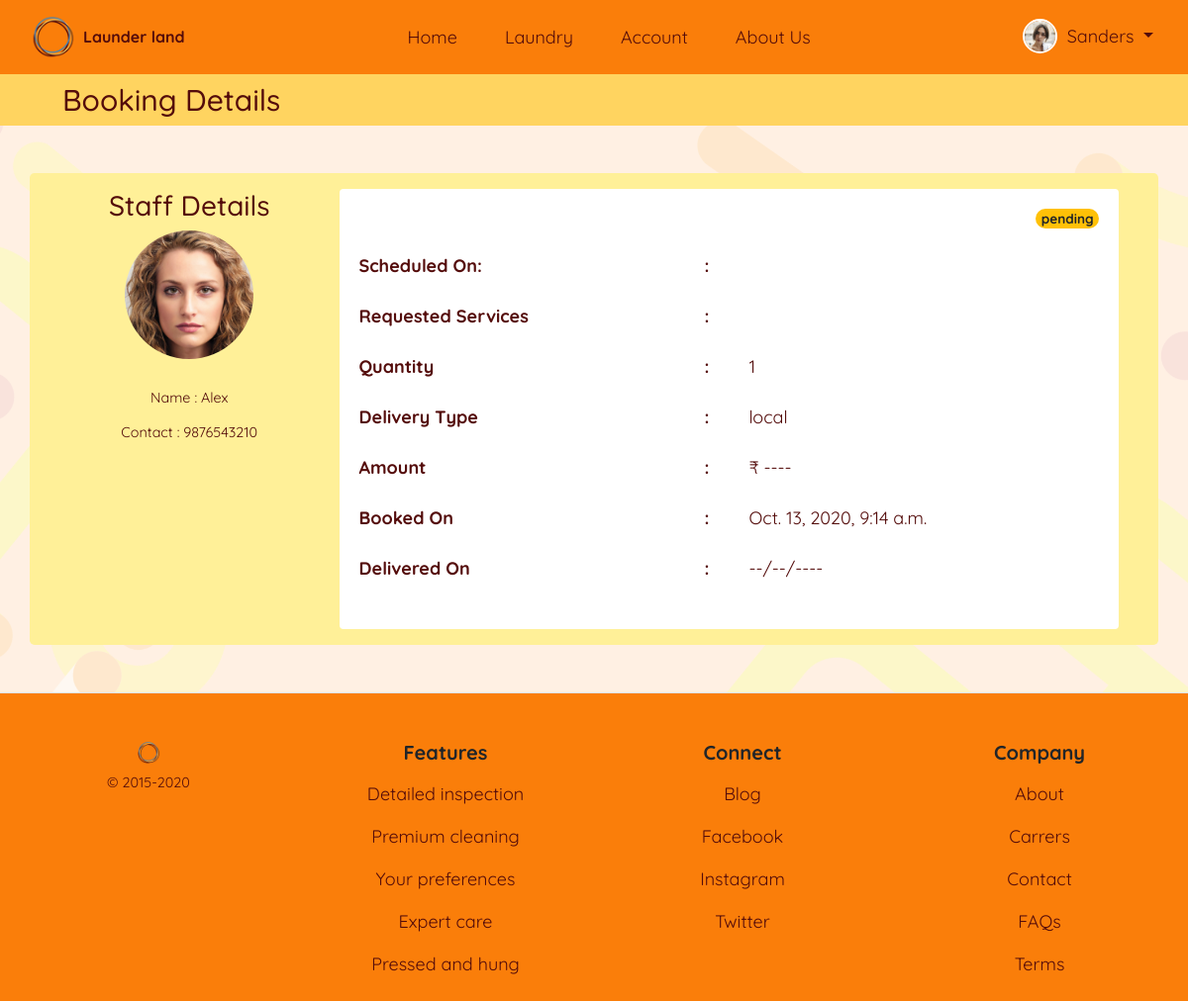
Page /laundry/mybookings/7/ (signed in) on the earlier database version.
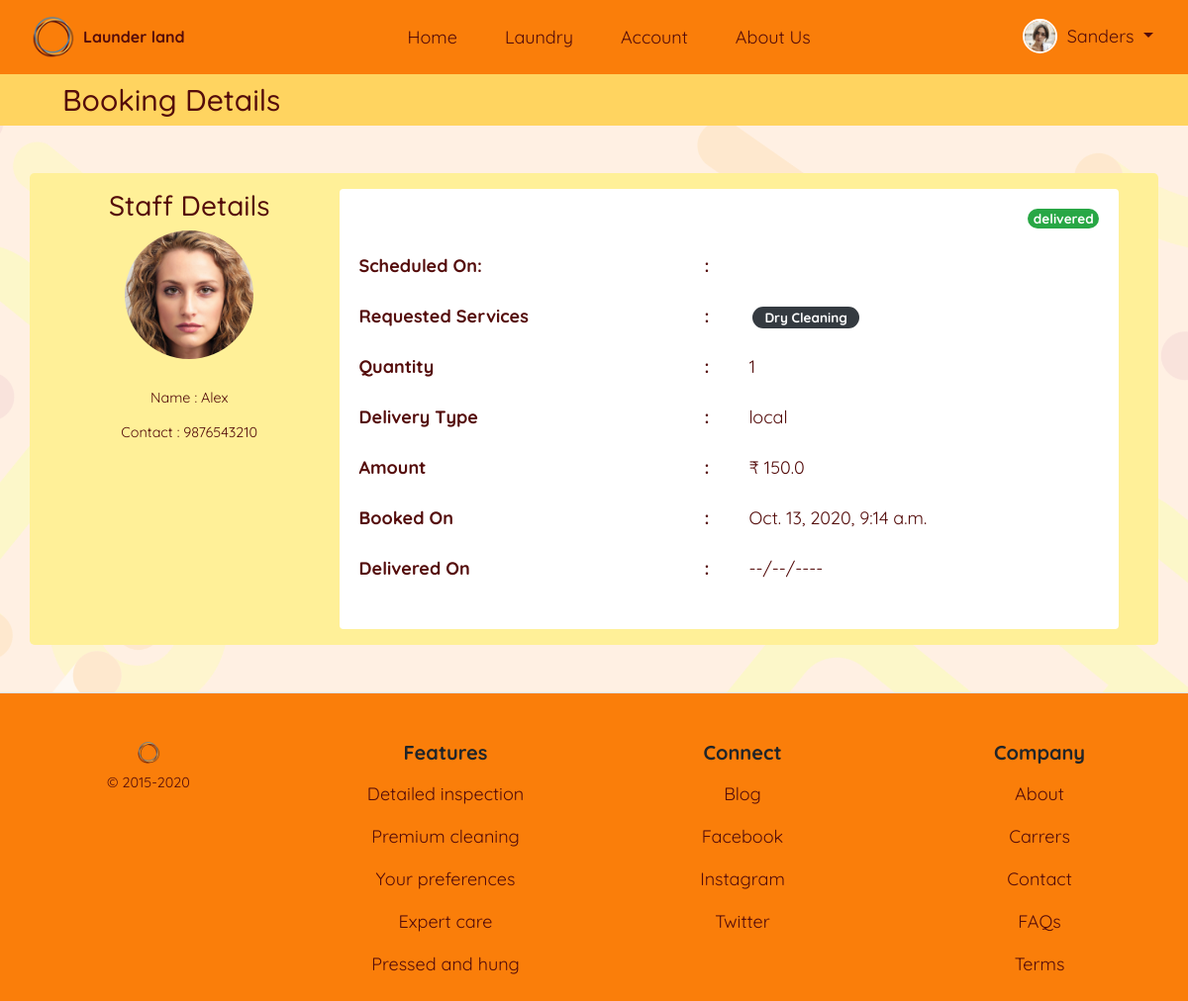
Same page on the later database version.
### laundry/models.py (models this page shows, shortened)
class Booking(models.Model):
    cust_id = models.ForeignKey(
        User, on_delete=models.CASCADE, related_name="cid")
    assigned_staff = models.ForeignKey(User, on_delete=models.CASCADE)
    services = models.ManyToManyField(Service)
    quantity = models.PositiveIntegerField()
    delivery_choice = (('local', 'Pickup'), ('myself', 'Myself'))
    delivery_type = models.CharField(choices=delivery_choice, max_length=30)
    status_choice = (('pending', 'Pending'), ('pickedup', 'Picked Up'), ('canceled', 'Canceled'),
                     ('ready', 'Ready'), ('delivered', 'Delivered'))
    status = models.CharField(max_length=20, choices=status_choice,
                              default=status_choice[0][0])
    amount = models.FloatField(null=True, blank=True)
    booked_on = models.DateTimeField(auto_now_add=True)
    delivered_on = models.DateTimeField(null=True, blank=True)
    class Meta:
        verbose_name = 'Booking'
        verbose_name_plural = 'Bookings'

### usermodule/models.py (models this page shows, shortened)
class User(AbstractUser):
    username = None
    mobile = models.CharField(unique=True, max_length=10)
    email = models.EmailField(unique=True)
    first_name = models.CharField(max_length=15)
    profile_pic = models.ImageField(default="profile.png", blank=True)
    gender_choice = (('Male', 'Male'), ('Female', 'Female'),
                     ('Other', 'Other'))
    gender = models.CharField(max_length=7, choices=gender_choice)
    user_type_choice = ((1, 'Owner'), (2, 'Staff'), (3, 'Customer'))
    user_type = models.PositiveSmallIntegerField(
        choices=user_type_choice)
    staff_status = models.BooleanField(default=False)
    address = models.CharField(max_length=100)
    street = models.CharField(max_length=50)
    city = models.CharField(max_length=50)
    state = models.CharField(max_length=50)
    pincode = models.CharField(max_length=6)
    creation_date = models.DateTimeField(auto_now_add=True)
    objects = UserManager()
    USERNAME_FIELD = 'mobile'
    REQUIRED_FIELDS = ['first_name']
    class Meta:
        verbose_name = 'User'
        verbose_name_plural = 'Users'

### staffmodule/models.py (models this page shows)
class Service(models.Model):
    service = models.CharField(max_length=50)
    def __str__(self):
        return self.service

### usermodule/decorators.py (the view)
    def wrap(request, *args, **kwargs):
        if request.user.is_authenticated:
            if request.user.user_type == 3:
                return function(request, *args, **kwargs)
            else:
                messages.warning(request, 'Signin using Customer Account')
                return redirect(redirect('usermodule:signin').url+'?next='+request.path)
        else:
            return redirect(redirect('usermodule:signin').url+'?next='+request.path)

### laundry/views.py (called while the page is built)
@user_is_customer
def Booking_details(request, id):
    booking = get_object_or_404(Booking, id=id)
    return render(request, 'laundry/booking_details.html', {'booking': booking})

### templates/laundry/booking_details.html (shortened to what the changed rows need)
{% extends 'base_layout.html' %}
{% load static %}
{% load crispy_forms_tags %}
{% block content %}
<body id="booking">
    <article class="container p-0">
        <div class="bg-light box-shadow-lg rounded-lg px-4 py-3 my-5 bg_light_orange_1">
            <div class="px-lg-3">
                <div class="row">
                    <section class="col-12 col-md-4 col-lg-3 px-0 brown text-center">
                        <div class="mx-auto d-flex justify-content-center mb-4">
                            <img src="{{ booking.assigned_staff.profile_pic.url }}" class="rounded-circle" width="130"
                                alt="{{ booking.assigned_staff.first_name }}" />
                        </div>
                        <div class="my-2">
                            <small>Name : {{ booking.assigned_staff.first_name }}</small>
                        </div>
                        <div class="my-2">
                            <small>Contact : {{ booking.assigned_staff.mobile }}</small>
                        </div>
                    </section>
                    <section class="col-12 col-md-8 col-lg-9">
                        <div class="card border-0">
                            <div class="card-body brown rounded">
                                <h5 class="card-title float-right badge rounded-pill
                                    {% if booking.status == 'delivered' %}
                                    badge-success
                                    {% elif booking.status == 'ready' %}
                                    badge-info
                                    {% elif booking.status == 'pickedup' %}
                                    badge-primary
                                    {% elif booking.status == 'pending' %}
                                    badge-warning
                                    {% elif booking.status == 'canceled' %}
                                    badge-danger
                                    {% endif %}">
                                    {{ booking.status }}
                                </h5>
                                <table class="table brown borderless">
                                    <thead>
                                        <tr>
                                            <th class="px-0" scope="row">Scheduled On:</th>
                                            <th>:</th>
                                            <td>{{ booking.service_on }}
                                            </td>
                                        </tr>
                                    </thead>
                                    <tbody>
                                        <tr>
                                            <th class="px-0" scope="row"> Requested Services</th>
                                            <th>:</th>
                                            {% for ss in booking.services.all %}
                                            <td class="badge badge-dark badge-pill py-1 mx-1 mt-3">{{ ss }}</td>
                                            {% endfor %}
                                        </tr>
                                        <tr>
                                            <th class="px-0" scope="row">Quantity</th>
                                            <th>:</th>
                                            <td class="px-0">{{ booking.quantity }}</td>
                                        </tr>
                                        <tr>
                                            <th class="px-0" scope="row">Delivery Type</th>
                                            <th>:</th>
                                            <td class="px-0">
                                                {{ booking.delivery_type }}
                                            </td>
                                        </tr>
                                        <tr>
                                            <th class="px-0" scope="row">Amount</th>
                                            <th>:</th>
                                            <td class="px-0">
                                                &#x20B9; {{ booking.amount|default:"----" }}
                                            </td>
                                        </tr>
                                        <tr>
                                            <th class="px-0" scope="row">Booked On</th>
                                            <th>:</th>
                                            <td class="px-0">
                                                {{ booking.booked_on }}
                                            </td>
                                        </tr>
                                        <tr>
                                            <th class="px-0" scope="row">Delivered On</th>
                                            <th>:</th>
                                            <td class="px-0">
                                                {{ booking.delivered_on|default:"--/--/----" }}
                                            </td>
                                        </tr>
                                    </tbody>
                                </table>
                            </div>
                        </div>
                    </section>
                </div>
            </div>
        </div>
    </article>
</body>
{% endblock %}

Differences in the rows shown:
changed Booking "local": status "pending" → "delivered"; amount "----" → "150.0"
now on this page (row unchanged): Service: service "Dry Cleaning"
